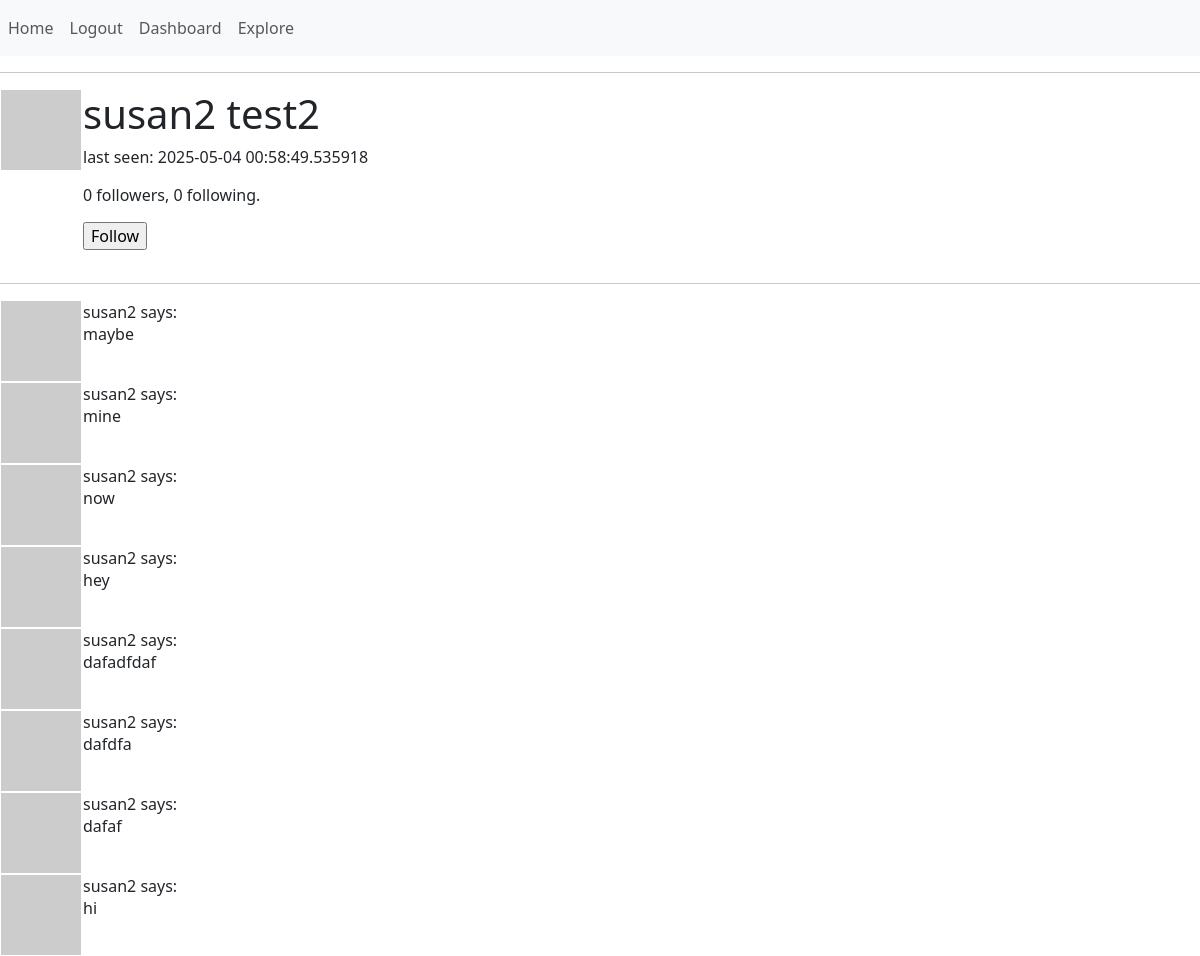
Page /dashboard/susan2 (signed in) on the committed database.
### app/models.py (models this page shows, shortened)
class User(UserMixin, db.Model):
    id: so.Mapped[int] = so.mapped_column(primary_key=True)
    first: so.Mapped[str] = so.mapped_column(sa.String(32))
    last: so.Mapped[str] = so.mapped_column(sa.String(32))
    username: so.Mapped[str] = so.mapped_column(sa.String(64), index=True, unique=True)
    email: so.Mapped[str] = so.mapped_column(sa.String(120), index=True, unique=True)
    password_hash: so.Mapped[Optional[str]] = so.mapped_column(sa.String(256))
    about_me: so.Mapped[Optional[str]] = so.mapped_column(sa.String(140))
    last_seen: so.Mapped[Optional[datetime]] = so.mapped_column(default=lambda: datetime.now(timezone.utc))
    following: so.WriteOnlyMapped['User'] = so.relationship(
        secondary=followers, primaryjoin=(followers.c.follower_id == id),
        secondaryjoin=(followers.c.followed_id == id),
        back_populates='followers')
    followers: so.WriteOnlyMapped['User'] = so.relationship(
        secondary=followers, primaryjoin=(followers.c.followed_id == id),
        secondaryjoin=(followers.c.follower_id == id),
        back_populates='following')
    posts: so.WriteOnlyMapped['Post'] = so.relationship(
        back_populates='author')
    def avatar(self, size):
        digest = md5(self.email.lower().encode('utf-8')).hexdigest()
        return f'https://www.gravatar.com/avatar/{digest}?d=identicon&s={size}'
    def is_following(self, user):
        query = self.following.select().where(User.id == user.id)
        return db.session.scalar(query) is not None
    def followers_count(self):
        query = sa.select(sa.func.count()).select_from(
            self.followers.select().subquery())
        return db.session.scalar(query)
    def following_count(self):
        query = sa.select(sa.func.count()).select_from(
            self.following.select().subquery())
        return db.session.scalar(query)

class Post(db.Model):
    id: so.Mapped[int] = so.mapped_column(primary_key=True)
    body: so.Mapped[str] = so.mapped_column(sa.String(140))
    timestamp: so.Mapped[datetime] = so.mapped_column(index=True, default=lambda: datetime.now(timezone.utc))
    user_id: so.Mapped[int] = so.mapped_column(sa.ForeignKey(User.id), index=True)
    author: so.Mapped[User] = so.relationship(back_populates='posts')

### app/routes.py (the view)
@app.route('/dashboard/<username>')
@login_required
def dashboard(username):
    user = db.first_or_404(sa.select(User).where(User.username == username))
    page = request.args.get('page', 1, type=int)
    query = user.posts.select().order_by(Post.timestamp.desc())
    posts = db.paginate(query, page=page,
                        per_page=app.config['POSTS_PER_PAGE'],
                        error_out=False)
    next_url = url_for('dashboard', username=user.username, page=posts.next_num) \
        if posts.has_next else None
    prev_url = url_for('dashboard', username=user.username, page=posts.prev_num) \
        if posts.has_prev else None
    form = EmptyForm()
    return render_template('dashboard.html', user=user, form=form, posts=posts.items, next_url=next_url, prev_url=prev_url)

### app/forms.py
class EmptyForm(FlaskForm):
    submit = SubmitField('Submit')

### app/models.py (called while the page is built)
@login.user_loader
def load_user(id):
    return db.session.get(User, int(id))

### app/routes.py (called while the page is built)
@app.before_request
def before_request():
    if current_user.is_authenticated:
        current_user.last_seen = datetime.now(timezone.utc)
        db.session.commit()

### app/templates/dashboard.html (shortened to what this page needs)
{% extends 'base.html' %}
{% block content %}
<table>
    <tr valign="top">
        <td><img src="{{ user.avatar(128) }}"></td>
        <td>
            <h1>{{ user.first }} {{ user.last }}</h1>
            {% if user.last_seen %}<p>last seen: {{ user.last_seen }}</p>{% endif %}
            <p>{{ user.followers_count() }} followers, {{ user.following_count() }} following.</p>
            {% if user == current_user %}
        <p><a href="{{ url_for('edit_profile') }}">Edit your profile</a></p>
        {% elif not current_user.is_following(user) %}
        <p>
            <form action="{{ url_for('follow', username=user.username) }}" method="post">
                {{ form.submit(value='Follow') }}
            </form>
        </p>
        {% endif %}
        </td>
    </tr>
</table>
<hr>
{% for post in posts %}
        {% include '_post.html' %}
    {% endfor %}
{% endblock %}

### app/templates/_post.html
<table>
    <tr valign="top">
        <td><img src="{{ user.avatar(35) }}"></td>
        <td>{{ post.author.username }} says:<br> {{ post.body }}</td>
    </tr>
</table>

### rows in the picture
User: first "susan2", last "test2", last_seen "2025-05-04 00:58:49.535918"
Post: author.username "susan2", body "maybe"
Post: author.username "susan2", body "mine"
Post: author.username "susan2", body "now"
Post: author.username "susan2", body "hey"
Post: author.username "susan2", body "dafadfdaf"
Post: author.username "susan2", body "dafdfa"
Post: author.username "susan2", body "dafaf"
Post: author.username "susan2", body "hi"

### other values in the picture
{{ user.followers_count() }} "0"
{{ user.following_count() }} "0"
